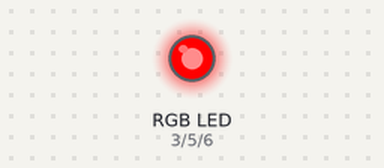
The sketch below on a simulated Arduino Uno, built with avr-gcc and run on an emulated ATmega328P. Shown: an RGB LED mixed from three pins (HIGH = lit).

Above: at 0.1 s.
At 4.9 s:
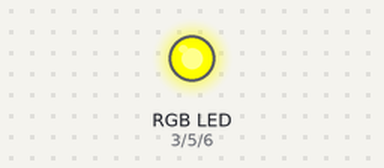
At 14.6 s:
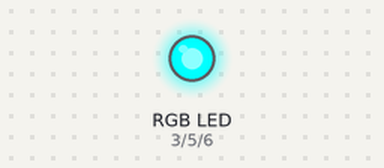
At 19.4 s:
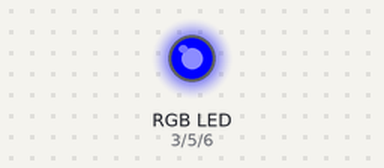
At 24.3 s:
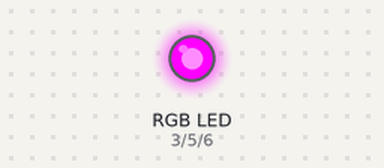
At 38.8 s:
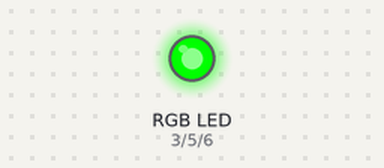
Timing chart, 0 to 40.0 s (numbered marks = the images above):
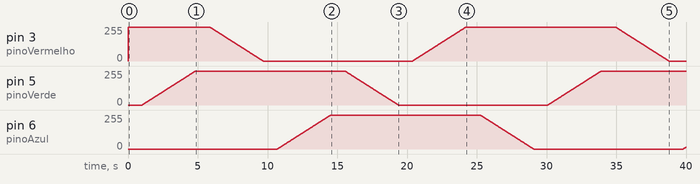

The sketch:

ledRgb_20260907231656.ino
```cpp
const int pinoVermelho = 3;
const int pinoVerde = 5;
const int pinoAzul = 6;

void setup()
{
  pinMode(pinoVermelho, OUTPUT);
  pinMode(pinoVerde, OUTPUT);
  pinMode(pinoAzul, OUTPUT);
}

void loop()
{
  // Vermelho
  definirCor(255, 0, 0);
  delay(1000);

  // Vermelho → amarelo
  for (int i = 0; i <= 255; i++)
  {
    definirCor(255, i, 0);
    delay(15);
  }

  // Amarelo
  delay(1000);

  // Amarelo → verde
  for (int i = 255; i >= 0; i--)
  {
    definirCor(i, 255, 0);
    delay(15);
  }

  // Verde
  delay(1000);

  // Verde → ciano
  for (int i = 0; i <= 255; i++)
  {
    definirCor(0, 255, i);
    delay(15);
  }

  // Ciano
  delay(1000);

  // Ciano → azul
  for (int i = 255; i >= 0; i--)
  {
    definirCor(0, i, 255);
    delay(15);
  }

  // Azul
  delay(1000);

  // Azul → roxo
  for (int i = 0; i <= 255; i++)
  {
    definirCor(i, 0, 255);
    delay(15);
  }

  // Roxo
  delay(1000);

  // Roxo → vermelho
  for (int i = 255; i >= 0; i--)
  {
    definirCor(255, 0, i);
    delay(15);
  }
}

void definirCor(int vermelho, int verde, int azul)
{
  analogWrite(pinoVermelho, vermelho);
  analogWrite(pinoVerde, verde);
  analogWrite(pinoAzul, azul);
}
```
